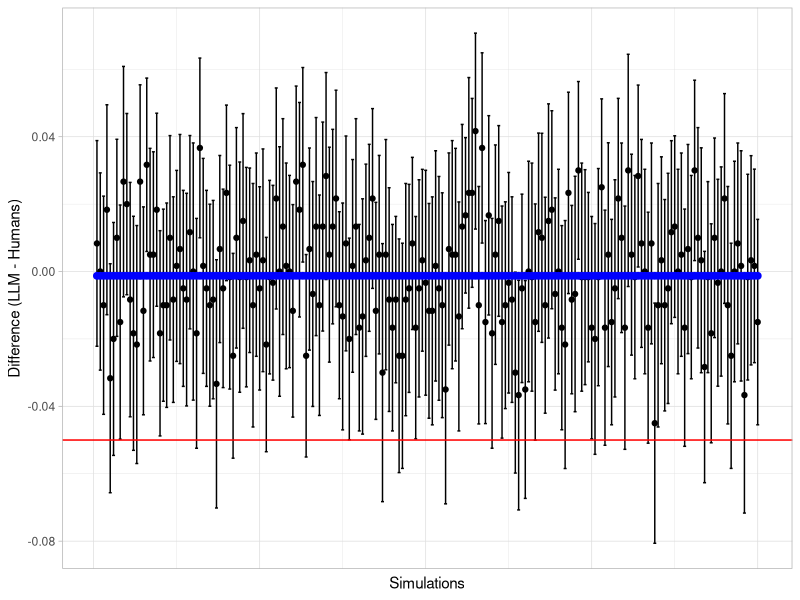

Write the R code that produced this figure.
library(tidyverse)
library(marginaleffects)

# In the first simulation I implemented the acccuracy of each coder is the only
# random varaible. The underlying accuracies of each coder, the llm, and the
# many reports each coder extract is the same in each simulation. Consinder 2nd
# version of simulation for that.

# In a first version of the simulation I actually had Type I error inflation
# when using cluster robus standard errors, because was data was INdependent,
# because I'm stupid and did no assign a difficult parameter for each report.
# This messed up the clustering formula.

# Null Hypthesis is true, LLM is actually slightly worse than humans.

set.seed(2026)

llm_skill   <- 0.95 # Just more than 5% worse. How many times wouuld we say that llm is not more than 5% worse, if it actually is?

results <- data.frame()
results.ml <- data.frame()
true_difference_sim <- numeric()

n_human_coders_per_report <- 2 # Number of humans coding each report

sd_difficulty <- 0.5 # Standard deviation for report difficulty (logit scale)
correlation_difficulty <- -0.2 # Correlation between human and LLM difficulty

# NOTE: As the inherent human skill is very very close to one (see blow),
# increasing the SD of the difficulty (this is on the logit scale), will cause
# the overall accuracy to go down. Because large positive values of the
# difficulty will only increase the accuracy on the probability scale from e.g.,
# 0.95 to 0.98, but large negative values will decrease it from 0.95 to much
# lower values. It's linear on the logit scale, but not linear on the
# probability scale.


n_human_coders_total <- 6 

# human skill and llm skill refer to the inate ability of the human / llm
# extractor this will be combined with the difficulty of the report to come up
# with a probability of a correct answer. From this bernoulli distribution will
# we will randomly draw in each iteration of the simulation

human_skill <- c(0.95, 0.95, 0.94, 0.93, 0.96, 0.97) #arithmetric mean = 0.95

non_inferiority_margin <- 0.05
equivalence_bounds <- c(-non_inferiority_margin, Inf) # Test H1: LLM - Human > -0.05
alpha <- 0.05
n_reports <- 300

human_coder_ids <- paste0("human_", 1:n_human_coders_total)
report_ids <- paste0("report_", 1:n_reports)
llm_id <- "llm"

# --- Pre-calculate Lookups ---
extractor_lookup <- tibble(
  extractor_id = c(human_coder_ids, llm_id),
  skill = c(human_skill, llm_skill),
  logit_skill = qlogis(skill),
  is_llm = c(rep(0, n_human_coders_total), 1)
)

# --- Generate FIXED Report Difficulties (Outside Loop) ---

message("Generating fixed report difficulties...")
report_difficulty_lookup <- tibble(
  report_id = report_ids,
  report_difficulty_logit = rnorm(n_reports, 0, sd_difficulty)
) |> 
  
  # I'm adding a slight negative correlation between reports for humans and llm,
  # i.e., reports that are hard for llm are easier for humans and vice versa
  mutate(llm_difficulty_logit = 
           report_difficulty_logit*-correlation_difficulty + 
           rnorm(n_reports, 0, sd_difficulty))

# --- Generate FIXED Assignments for Reports (Outside Loop) ---
message("Generating fixed extractor assignments...")
sim_data_list_assigned <- vector("list", n_reports)
for (j in 1:n_reports) {
  selected_human_ids <- sample(human_coder_ids, n_human_coders_per_report, replace = FALSE)
  report_extractors <- c(selected_human_ids, llm_id)
  report_extractor_info <- extractor_lookup |>
    filter(extractor_id %in% report_extractors) |>
    mutate(report_id = report_ids[j])
  sim_data_list_assigned[[j]] <- report_extractor_info
}
sim_data_assigned <- bind_rows(sim_data_list_assigned)

# --- Calculate FIXED Actual Probabilities (Outside Loop) ---

# This integrates the report difficult and the accuracy of each extractor
message("Calculating fixed actual probabilities...")
sim_setup_data <- sim_data_assigned |>
  left_join(report_difficulty_lookup, by = "report_id") |>
  mutate(
    # Calculate actual probability for this extractor on this report
    logit_p_human = logit_skill + report_difficulty_logit,
    logit_llm_skill = logit_skill + llm_difficulty_logit,
    p_human = plogis(logit_p_human),
    p_llm = plogis(logit_llm_skill),
    p_actual = if_else(is_llm == 0, p_human, p_llm)
  )

# --- Calculate the SINGLE FIXED True Average Difference (Outside Loop) ---

avg_p_actual_llm_fixed <- mean(sim_setup_data$p_llm[sim_setup_data$is_llm == 1])
message(paste0("The average llm accuracy is ", round(avg_p_actual_llm_fixed, digits = 3), " with an SD of ", round(sd(sim_setup_data$p_llm[sim_setup_data$is_llm == 1]), digits = 3)))

avg_p_actual_human_fixed <- mean(sim_setup_data$p_human[sim_setup_data$is_llm == 0])
message(paste0("The (weighted) average human accuracy is ", round(avg_p_actual_human_fixed, digits = 3), " with an SD of ", round(sd(sim_setup_data$p_human[sim_setup_data$is_llm == 0]), digits = 3)))

true_difference_fixed <- avg_p_actual_llm_fixed - avg_p_actual_human_fixed
message(paste("Fixed True Average Difference (LLM - Human):", round(true_difference_fixed, 4)))

# Not exactly the values specified above, because not all humans extract same proportion of reports. 

sim_data_list <- vector("list", n_reports)

results <- data.frame()
results_m <- data.frame()

for(i in 1:200){
  message(paste0("Simulation ", i))
  
  sim_data_long <- sim_setup_data |> 
    mutate(
      correct = rbinom(n(), 1, p_actual)
    )
  
  human_data_sim <- sim_data_long |> filter(is_llm == 0)
  true_mean_human_accuracy_sim <- sum(human_data_sim$p_actual) / nrow(human_data_sim)
  true_llm_accuracy <- sim_data_long |> filter(is_llm == 1)  |> 
    pull(p_actual) |> mean()
  
  true_difference_sim[i] <- true_llm_accuracy - true_mean_human_accuracy_sim
  
  
  # Fit Simple GLM Model (ignoring clustering structure here)
  model_fit <- glm(correct ~ is_llm, data = sim_data_long, family = binomial(link = "logit"))
  # model_m_fit <- glmer(correct ~ is_llm + (is_llm|report_id), data = sim_data_long, family = binomial(link = "logit"))
  
  # Calculate difference using marginal effects. Uses delta method and cluster robust standard errors.
  comparison <- avg_comparisons(
    model_fit,
    variables = "is_llm",
    type = "response",
    comparison = "difference",
    vcov = ~report_id,
    equivalence = equivalence_bounds # this calculates the non-inferioty p-value (see bound set at the top)
  )
  
  results <- bind_rows(
    comparison |> data.frame() |> select(estimate, conf.low, conf.high, p.value, p.value.noninf), 
    results)
}

# Calculate Type I error rate / power if the llm is as good as the human
type_i_error_rate <- mean(results$p.value.noninf < 0.05)
type_i_error_rate

# Not sure why the two don't match
cbind(results, true_difference_sim) |> 
  mutate(type_i_error = if_else(conf.low > -0.05, 1, 0)) |> 
  pull(type_i_error) |> mean()

cbind(results, true_difference_sim) |> 
  mutate(sim = row_number()) |> 
  data.frame() |> 
  ggplot() +
  geom_point(aes(x = sim, y = estimate)) +
  geom_errorbar(aes(x = sim, y = estimate, ymin = conf.low, ymax = conf.high)) + 
  geom_hline(yintercept = -non_inferiority_margin, color = "red") + #non-inferiority margin
  geom_point(aes(y = true_difference_sim, x = sim), color = "blue", size = 2) + #true difference
  theme_light() +
  labs(
    x = "Simulations",
    y  = "Difference (LLM - Humans)"
  ) +
  theme(
    axis.text.x = element_blank(),
    axis.ticks.x = element_blank()
  )
